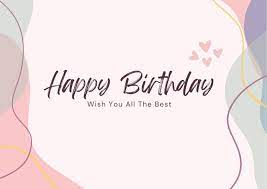
#> input picture lab8/birthday_card.png, 267 x 189 px
$ python lab9.py
#> lines starting #> are read from the running program, lines starting #| are printed output that depends on the picture
import os
from PIL import Image, ImageFilter

folder_path = input("Введите путь к папке: ")
#> the answer given: ../lab8

files = [f for f in os.listdir(folder_path) if f.endswith(('.jpg','.jpeg','.png'))]

if not os.path.exists('output'):
    os.makedirs('output')

for file in files:
    original_im = Image.open(os.path.join(folder_path, file))
#> original_im is the input picture: PIL image 267x189 RGB; mean R, G, B 241.8, 229, 230.2
    filtered_im = original_im.filter(ImageFilter.MinFilter)
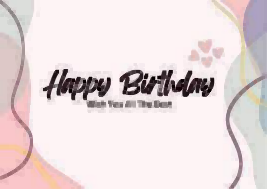
#> filtered_im: PIL image 267x189 RGB; mean R, G, B 231.7, 218.6, 219.4
    filtered_im.save(os.path.join('output', file))
#> pass 2 of the loop `for file in files:`:
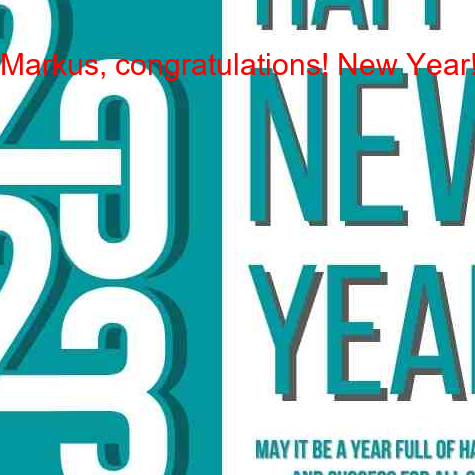
#> input picture lab8/greeting_new_year_card.png, 475 x 475 px
#> original_im is the input picture: PIL image 475x475 RGB; mean R, G, B 145.4, 198.1, 200.2
#> `filtered_im = original_im.filter(ImageFilter.MinFilter)`:
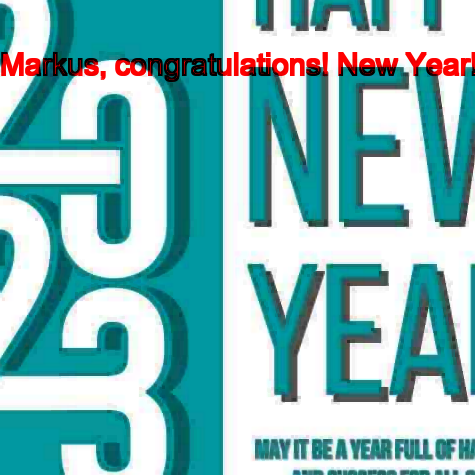
#> filtered_im: PIL image 475x475 RGB; mean R, G, B 132.9, 186.5, 188.5

#> (the run stopped early here; a loop or call above may not have finished)
